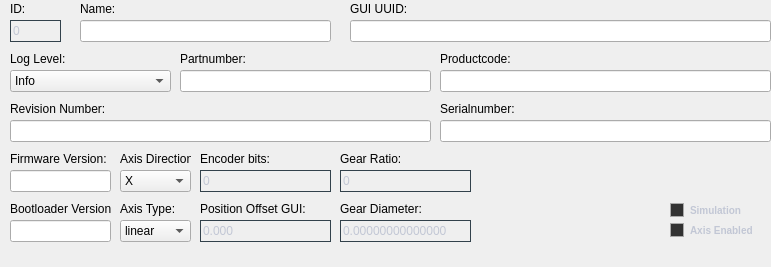
    <widget class="QWidget" name="page_axis_general_settings">
     <property name="geometry">
      <rect>
       <x>0</x>
       <y>0</y>
       <width>771</width>
       <height>267</height>
      </rect>
     </property>
     <attribute name="label">
      <string>n-Axis General Settings</string>
     </attribute>
     <widget class="QLabel" name="lbl_axis_bootloader_version">
      <property name="geometry">
       <rect>
        <x>10</x>
        <y>200</y>
        <width>101</width>
        <height>18</height>
       </rect>
      </property>
      <property name="font">
       <font>
        <family>Arial</family>
       </font>
      </property>
      <property name="text">
       <string>Bootloader Version:</string>
      </property>
     </widget>
     <widget class="QComboBox" name="cb_axis_log_level">
      <property name="geometry">
       <rect>
        <x>10</x>
        <y>70</y>
        <width>161</width>
        <height>22</height>
       </rect>
      </property>
      <property name="font">
       <font>
        <family>Arial</family>
       </font>
      </property>
      <property name="styleSheet">
       <string notr="true"/>
      </property>
      <property name="editable">
       <bool>false</bool>
      </property>
      <property name="placeholderText">
       <string/>
      </property>
      <item>
       <property name="text">
        <string>Info</string>
       </property>
      </item>
      <item>
       <property name="text">
        <string>Warning</string>
       </property>
      </item>
      <item>
       <property name="text">
        <string>Error</string>
       </property>
      </item>
      <item>
       <property name="text">
        <string>Debug</string>
       </property>
      </item>
     </widget>
     <widget class="QLabel" name="lbl_axis_serialnumber">
      <property name="geometry">
       <rect>
        <x>440</x>
        <y>100</y>
        <width>331</width>
        <height>18</height>
       </rect>
      </property>
      <property name="font">
       <font>
        <family>Arial</family>
       </font>
      </property>
      <property name="text">
       <string>Serialnumber:</string>
      </property>
     </widget>
     <widget class="QLabel" name="lbl_axis_revision_number">
      <property name="geometry">
       <rect>
        <x>10</x>
        <y>100</y>
        <width>421</width>
        <height>18</height>
       </rect>
      </property>
      <property name="font">
       <font>
        <family>Arial</family>
       </font>
      </property>
      <property name="text">
       <string>Revision Number:</string>
      </property>
     </widget>
     <widget class="QLabel" name="lbl_axis_name">
      <property name="geometry">
       <rect>
        <x>80</x>
        <y>0</y>
        <width>251</width>
        <height>18</height>
       </rect>
      </property>
      <property name="font">
       <font>
        <family>Arial</family>
       </font>
      </property>
      <property name="text">
       <string>Name:</string>
      </property>
     </widget>
     <widget class="QLineEdit" name="txt_axis_revision_number">
      <property name="geometry">
       <rect>
        <x>10</x>
        <y>120</y>
        <width>421</width>
        <height>22</height>
       </rect>
      </property>
      <property name="font">
       <font>
        <family>Arial</family>
       </font>
      </property>
      <property name="styleSheet">
       <string notr="true"/>
      </property>
      <property name="alignment">
       <set>Qt::AlignLeading|Qt::AlignLeft|Qt::AlignVCenter</set>
      </property>
     </widget>
     <widget class="QLineEdit" name="txt_axis_productcode">
      <property name="geometry">
       <rect>
        <x>440</x>
        <y>70</y>
        <width>331</width>
        <height>22</height>
       </rect>
      </property>
      <property name="font">
       <font>
        <family>Arial</family>
       </font>
      </property>
      <property name="styleSheet">
       <string notr="true"/>
      </property>
      <property name="alignment">
       <set>Qt::AlignLeading|Qt::AlignLeft|Qt::AlignVCenter</set>
      </property>
     </widget>
     <widget class="QComboBox" name="cb_axis_direction">
      <property name="geometry">
       <rect>
        <x>120</x>
        <y>170</y>
        <width>71</width>
        <height>22</height>
       </rect>
      </property>
      <property name="font">
       <font>
        <family>Arial</family>
       </font>
      </property>
      <property name="styleSheet">
       <string notr="true"/>
      </property>
      <property name="editable">
       <bool>false</bool>
      </property>
      <property name="placeholderText">
       <string/>
      </property>
      <item>
       <property name="text">
        <string>X</string>
       </property>
      </item>
      <item>
       <property name="text">
        <string>Y</string>
       </property>
      </item>
      <item>
       <property name="text">
        <string>Z</string>
       </property>
      </item>
      <item>
       <property name="text">
        <string>C</string>
       </property>
      </item>
     </widget>
     <widget class="QLabel" name="lbl_axis_direction_2">
      <property name="geometry">
       <rect>
        <x>10</x>
        <y>50</y>
        <width>161</width>
        <height>18</height>
       </rect>
      </property>
      <property name="font">
       <font>
        <family>Arial</family>
       </font>
      </property>
      <property name="text">
       <string>Log Level:</string>
      </property>
     </widget>
     <widget class="QLabel" name="lbl_axis_id">
      <property name="geometry">
       <rect>
        <x>10</x>
        <y>0</y>
        <width>51</width>
        <height>18</height>
       </rect>
      </property>
      <property name="font">
       <font>
        <family>Arial</family>
       </font>
      </property>
      <property name="text">
       <string>ID:</string>
      </property>
     </widget>
     <widget class="QLabel" name="lbl_axis_uuid">
      <property name="geometry">
       <rect>
        <x>350</x>
        <y>0</y>
        <width>421</width>
        <height>18</height>
       </rect>
      </property>
      <property name="font">
       <font>
        <family>Arial</family>
       </font>
      </property>
      <property name="text">
       <string>GUI UUID:</string>
      </property>
     </widget>
     <widget class="QComboBox" name="cb_axis_type">
      <property name="geometry">
       <rect>
        <x>120</x>
        <y>220</y>
        <width>71</width>
        <height>22</height>
       </rect>
      </property>
      <property name="font">
       <font>
        <family>Arial</family>
       </font>
      </property>
      <property name="styleSheet">
       <string notr="true"/>
      </property>
      <property name="editable">
       <bool>false</bool>
      </property>
      <property name="placeholderText">
       <string/>
      </property>
      <item>
       <property name="text">
        <string>linear</string>
       </property>
      </item>
      <item>
       <property name="text">
        <string>rotatory</string>
       </property>
      </item>
     </widget>
     <widget class="QLabel" name="lbl_axis_partnumber">
      <property name="geometry">
       <rect>
        <x>180</x>
        <y>50</y>
        <width>251</width>
        <height>18</height>
       </rect>
      </property>
      <property name="font">
       <font>
        <family>Arial</family>
       </font>
      </property>
      <property name="text">
       <string>Partnumber:</string>
      </property>
     </widget>
     <widget class="QLineEdit" name="txt_axis_serialnumber">
      <property name="geometry">
       <rect>
        <x>440</x>
        <y>120</y>
        <width>331</width>
        <height>22</height>
       </rect>
      </property>
      <property name="font">
       <font>
        <family>Arial</family>
       </font>
      </property>
      <property name="styleSheet">
       <string notr="true"/>
      </property>
      <property name="alignment">
       <set>Qt::AlignLeading|Qt::AlignLeft|Qt::AlignVCenter</set>
      </property>
     </widget>
     <widget class="QLabel" name="lbl_axis_type">
      <property name="geometry">
       <rect>
        <x>120</x>
        <y>200</y>
        <width>71</width>
        <height>18</height>
       </rect>
      </property>
      <property name="font">
       <font>
        <family>Arial</family>
       </font>
      </property>
      <property name="text">
       <string>Axis Type:</string>
      </property>
     </widget>
     <widget class="QLabel" name="lbl_axis_direction">
      <property name="geometry">
       <rect>
        <x>120</x>
        <y>150</y>
        <width>71</width>
        <height>18</height>
       </rect>
      </property>
      <property name="font">
       <font>
        <family>Arial</family>
       </font>
      </property>
      <property name="text">
       <string>Axis Direction:</string>
      </property>
     </widget>
     <widget class="QLabel" name="lbl_axis_productcode">
      <property name="geometry">
       <rect>
        <x>440</x>
        <y>50</y>
        <width>331</width>
        <height>18</height>
       </rect>
      </property>
      <property name="font">
       <font>
        <family>Arial</family>
       </font>
      </property>
      <property name="text">
       <string>Productcode:</string>
      </property>
     </widget>
     <widget class="QLabel" name="lbl_axis_firmware_version">
      <property name="geometry">
       <rect>
        <x>10</x>
        <y>150</y>
        <width>101</width>
        <height>18</height>
       </rect>
      </property>
      <property name="font">
       <font>
        <family>Arial</family>
       </font>
      </property>
      <property name="text">
       <string>Firmware Version:</string>
      </property>
     </widget>
     <widget class="QLineEdit" name="txt_axis_firmware_version">
      <property name="geometry">
       <rect>
        <x>10</x>
        <y>170</y>
        <width>101</width>
        <height>22</height>
       </rect>
      </property>
      <property name="font">
       <font>
        <family>Arial</family>
       </font>
      </property>
      <property name="styleSheet">
       <string notr="true"/>
      </property>
      <property name="alignment">
       <set>Qt::AlignLeading|Qt::AlignLeft|Qt::AlignVCenter</set>
      </property>
     </widget>
     <widget class="QLineEdit" name="txt_axis_bootloader_version">
      <property name="geometry">
       <rect>
        <x>10</x>
        <y>220</y>
        <width>101</width>
        <height>22</height>
       </rect>
      </property>
      <property name="font">
       <font>
        <family>Arial</family>
       </font>
      </property>
      <property name="styleSheet">
       <string notr="true"/>
      </property>
      <property name="alignment">
       <set>Qt::AlignLeading|Qt::AlignLeft|Qt::AlignVCenter</set>
      </property>
     </widget>
     <widget class="QLineEdit" name="txt_axis_name">
      <property name="geometry">
       <rect>
        <x>80</x>
        <y>20</y>
        <width>251</width>
        <height>22</height>
       </rect>
      </property>
      <property name="font">
       <font>
        <family>Arial</family>
       </font>
      </property>
      <property name="styleSheet">
       <string notr="true"/>
      </property>
      <property name="alignment">
       <set>Qt::AlignLeading|Qt::AlignLeft|Qt::AlignVCenter</set>
      </property>
     </widget>
     <widget class="QLineEdit" name="txt_axis_gui_uuid">
      <property name="geometry">
       <rect>
        <x>350</x>
        <y>20</y>
        <width>421</width>
        <height>22</height>
       </rect>
      </property>
      <property name="font">
       <font>
        <family>Arial</family>
       </font>
      </property>
      <property name="styleSheet">
       <string notr="true"/>
      </property>
      <property name="alignment">
       <set>Qt::AlignLeading|Qt::AlignLeft|Qt::AlignVCenter</set>
      </property>
     </widget>
     <widget class="QDoubleSpinBox" name="nbr_pos_offset_gui">
      <property name="geometry">
       <rect>
        <x>200</x>
        <y>220</y>
        <width>131</width>
        <height>22</height>
       </rect>
      </property>
      <property name="font">
       <font>
        <family>Arial</family>
       </font>
      </property>
      <property name="styleSheet">
       <string notr="true">QDoubleSpinBox
{
	background-color: transparent;
	color: #c2c7d5;
    border: 1px solid #32414B;
}</string>
      </property>
      <property name="decimals">
       <number>3</number>
      </property>
      <property name="minimum">
       <double>-99999999.000000000000000</double>
      </property>
      <property name="maximum">
       <double>99999999.000000000000000</double>
      </property>
     </widget>
     <widget class="QLabel" name="lbl_ssi_absolute_offset">
      <property name="geometry">
       <rect>
        <x>200</x>
        <y>200</y>
        <width>131</width>
        <height>18</height>
       </rect>
      </property>
      <property name="font">
       <font>
        <family>Arial</family>
       </font>
      </property>
      <property name="text">
       <string>Position Offset GUI:</string>
      </property>
     </widget>
     <widget class="QCheckBox" name="chk_axis_developer_mode">
      <property name="geometry">
       <rect>
        <x>670</x>
        <y>200</y>
        <width>81</width>
        <height>20</height>
       </rect>
      </property>
      <property name="font">
       <font>
        <family>Arial</family>
        <pointsize>-1</pointsize>
        <weight>75</weight>
        <bold>true</bold>
       </font>
      </property>
      <property name="styleSheet">
       <string notr="true">
/*-----QCheckBox-----*/
QCheckBox
{
	background-color: transparent;
	color: #c2c7d5;
	font-size: 10px;
	font-weight: bold;
	border: none;
	border-radius: 5px;

}


/*-----QCheckBox-----*/
QCheckBox::indicator
{
    color: #b1b1b1;
    background-color: #323232;
    border: 1px solid darkgray;
    width: 12px;
    height: 12px;

}


QCheckBox::indicator:checked
{
    image:url(&quot;./ressources/check.png&quot;);
	background-color:  rgb(170, 255, 127);
    border: 1px solid rgb(170, 255, 127);

}

QCheckBox::indicator:unchecked
{
    image:url(&quot;./ressources/check.png&quot;);
	background-color: rgb(255, 116, 116);
    border: 1px solid rgb(255, 116, 116);

}



</string>
      </property>
      <property name="text">
       <string>Simulation</string>
      </property>
     </widget>
     <widget class="QCheckBox" name="chk_axis_enable">
      <property name="geometry">
       <rect>
        <x>670</x>
        <y>220</y>
        <width>101</width>
        <height>20</height>
       </rect>
      </property>
      <property name="font">
       <font>
        <family>Arial</family>
        <pointsize>-1</pointsize>
        <weight>75</weight>
        <bold>true</bold>
       </font>
      </property>
      <property name="styleSheet">
       <string notr="true">
/*-----QCheckBox-----*/
QCheckBox
{
	background-color: transparent;
	color: #c2c7d5;
	font-size: 10px;
	font-weight: bold;
	border: none;
	border-radius: 5px;

}


/*-----QCheckBox-----*/
QCheckBox::indicator
{
    color: #b1b1b1;
    background-color: #323232;
    border: 1px solid darkgray;
    width: 12px;
    height: 12px;

}


QCheckBox::indicator:checked
{
    image:url(&quot;./ressources/check.png&quot;);
	background-color:  rgb(170, 255, 127);
    border: 1px solid rgb(170, 255, 127);

}

QCheckBox::indicator:unchecked
{
    image:url(&quot;./ressources/check.png&quot;);
	background-color: rgb(255, 116, 116);
    border: 1px solid rgb(255, 116, 116);

}



</string>
      </property>
      <property name="text">
       <string>Axis Enabled</string>
      </property>
     </widget>
     <widget class="QSpinBox" name="nbr_axis_id">
      <property name="enabled">
       <bool>false</bool>
      </property>
      <property name="geometry">
       <rect>
        <x>10</x>
        <y>20</y>
        <width>51</width>
        <height>22</height>
       </rect>
      </property>
      <property name="font">
       <font>
        <family>Arial</family>
       </font>
      </property>
      <property name="styleSheet">
       <string notr="true">QSpinBox
{
	background-color: transparent;
	color: #c2c7d5;
    border: 1px solid #32414B;
}</string>
      </property>
      <property name="maximum">
       <number>69000</number>
      </property>
      <property name="value">
       <number>0</number>
      </property>
     </widget>
     <widget class="QLabel" name="lbl_axis_pos_cnts">
      <property name="geometry">
       <rect>
        <x>200</x>
        <y>150</y>
        <width>131</width>
        <height>18</height>
       </rect>
      </property>
      <property name="font">
       <font>
        <family>Arial</family>
       </font>
      </property>
      <property name="text">
       <string>Encoder bits:</string>
      </property>
     </widget>
     <widget class="QSpinBox" name="nbr_axis_encoder_resolution">
      <property name="enabled">
       <bool>true</bool>
      </property>
      <property name="geometry">
       <rect>
        <x>200</x>
        <y>170</y>
        <width>131</width>
        <height>22</height>
       </rect>
      </property>
      <property name="font">
       <font>
        <family>Arial</family>
       </font>
      </property>
      <property name="styleSheet">
       <string notr="true">QSpinBox
{
	background-color: transparent;
	color: #c2c7d5;
    border: 1px solid #32414B;
}</string>
      </property>
      <property name="maximum">
       <number>999999999</number>
      </property>
      <property name="value">
       <number>0</number>
      </property>
     </widget>
     <widget class="QLabel" name="lbl_axis_gear_ratio">
      <property name="geometry">
       <rect>
        <x>340</x>
        <y>150</y>
        <width>131</width>
        <height>18</height>
       </rect>
      </property>
      <property name="font">
       <font>
        <family>Arial</family>
       </font>
      </property>
      <property name="text">
       <string>Gear Ratio:</string>
      </property>
     </widget>
     <widget class="QLabel" name="lbl_axis_gear_diameter">
      <property name="geometry">
       <rect>
        <x>340</x>
        <y>200</y>
        <width>131</width>
        <height>18</height>
       </rect>
      </property>
      <property name="font">
       <font>
        <family>Arial</family>
       </font>
      </property>
      <property name="text">
       <string>Gear Diameter:</string>
      </property>
     </widget>
     <widget class="QDoubleSpinBox" name="nbr_axis_gear_diameter">
      <property name="geometry">
       <rect>
        <x>340</x>
        <y>220</y>
        <width>131</width>
        <height>22</height>
       </rect>
      </property>
      <property name="font">
       <font>
        <family>Arial</family>
       </font>
      </property>
      <property name="styleSheet">
       <string notr="true">QDoubleSpinBox
{
	background-color: transparent;
	color: #c2c7d5;
    border: 1px solid #32414B;
}</string>
      </property>
      <property name="inputMethodHints">
       <set>Qt::ImhFormattedNumbersOnly</set>
      </property>
      <property name="decimals">
       <number>14</number>
      </property>
      <property name="minimum">
       <double>-99999999.000000000000000</double>
      </property>
      <property name="maximum">
       <double>99999999.000000000000000</double>
      </property>
     </widget>
     <widget class="QLabel" name="lbl_axis_calc_mm_rev">
      <property name="geometry">
       <rect>
        <x>480</x>
        <y>220</y>
        <width>181</width>
        <height>18</height>
       </rect>
      </property>
      <property name="font">
       <font>
        <family>Arial</family>
        <weight>75</weight>
        <italic>false</italic>
        <bold>true</bold>
       </font>
      </property>
      <property name="toolTip">
       <string>Gear Diameter * PI</string>
      </property>
      <property name="text">
       <string/>
      </property>
     </widget>
     <widget class="QLabel" name="lbl_axis_calc_cnts_rev">
      <property name="geometry">
       <rect>
        <x>480</x>
        <y>170</y>
        <width>181</width>
        <height>18</height>
       </rect>
      </property>
      <property name="font">
       <font>
        <family>Arial</family>
        <weight>75</weight>
        <italic>false</italic>
        <bold>true</bold>
       </font>
      </property>
      <property name="mouseTracking">
       <bool>true</bool>
      </property>
      <property name="toolTip">
       <string>Gear Diameter * PI</string>
      </property>
      <property name="text">
       <string/>
      </property>
     </widget>
     <widget class="QSpinBox" name="nbr_axis_gear_ratio">
      <property name="enabled">
       <bool>true</bool>
      </property>
      <property name="geometry">
       <rect>
        <x>340</x>
        <y>170</y>
        <width>131</width>
        <height>22</height>
       </rect>
      </property>
      <property name="font">
       <font>
        <family>Arial</family>
       </font>
      </property>
      <property name="styleSheet">
       <string notr="true">QSpinBox
{
	background-color: transparent;
	color: #c2c7d5;
    border: 1px solid #32414B;
}</string>
      </property>
      <property name="maximum">
       <number>999999999</number>
      </property>
      <property name="value">
       <number>0</number>
      </property>
     </widget>
     <widget class="QLineEdit" name="txt_axis_partnumber">
      <property name="geometry">
       <rect>
        <x>180</x>
        <y>70</y>
        <width>251</width>
        <height>22</height>
       </rect>
      </property>
      <property name="font">
       <font>
        <family>Arial</family>
       </font>
      </property>
      <property name="styleSheet">
       <string notr="true"/>
      </property>
      <property name="alignment">
       <set>Qt::AlignLeading|Qt::AlignLeft|Qt::AlignVCenter</set>
      </property>
     </widget>
    </widget>
